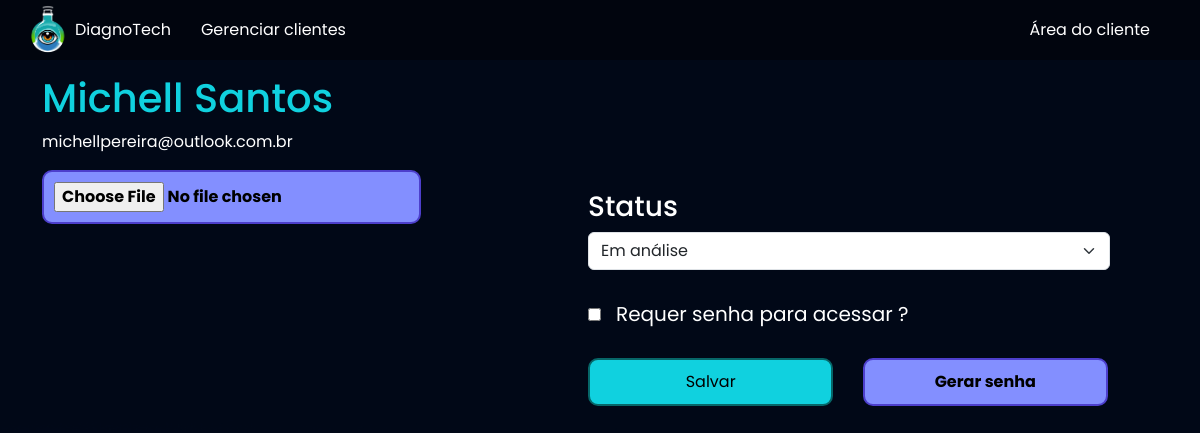
/empresarial/exame_cliente/18 (signed in), run on an earlier commit of the app's database.
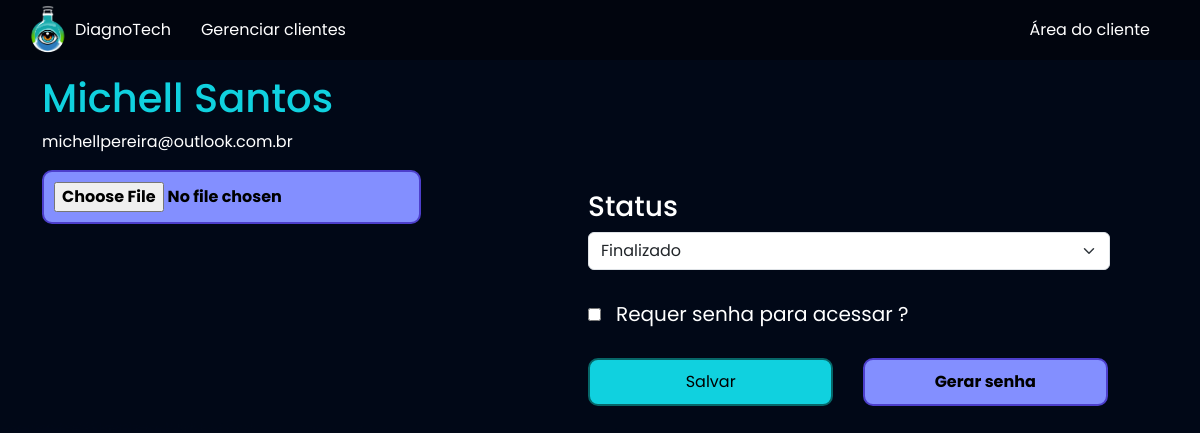
And on a later commit of the database.
### exames/models.py (models this page shows, shortened)
class SolicitacaoExame(models.Model):
    usuario = models.ForeignKey(User, on_delete=models.DO_NOTHING)
    exame = models.ForeignKey(TiposExames, on_delete=models.DO_NOTHING)
    choice_status = (
        ('E', 'Em análise'),
        ('F', 'Finalizado')
    )
    status = models.CharField(max_length=2, choices=choice_status)
    resultado = models.FileField(upload_to="resultados", null=True, blank=True)
    requer_senha = models.BooleanField(default=False)
    senha = models.CharField(max_length=16, null=True, blank=True)

### empresarial/views.py (the view)
# urls.py: path('exame_cliente/<int:exame_id>', views.exame_cliente, name="exame_cliente"),
@staff_member_required
def exame_cliente(request, exame_id):
    exame = SolicitacaoExame.objects.get(id=exame_id)
    return render(request, 'exame_cliente.html', {'exame': exame})

### empresarial/templates/exame_cliente.html (shortened to what this page needs)
{% extends "bases/base.html" %} {% load static %} {% block 'head' %}
<link href="{% static 'exames/css/css.css' %}" rel="stylesheet" />
<link href="{% static 'exames/css/gerenciar_pedidos.css' %}" rel="stylesheet" />
<link href="{% static 'exames/css/gerenciar_exames.css' %}" rel="stylesheet" />
{% endblock 'head' %} {% block 'conteudo' %}
<br />
<div class="container">
  <div class="row">
    <h3 class="font-destaque">{{exame.usuario.get_full_name}}</h3>
    <p>{{exame.usuario.email}}</p>
    <br />
    <div class="row">
      <form action="{% url 'alterar_dados_exame' exame.id %}" method="POST" class="row" enctype="multipart/form-data">
        <div class="col-md-6">
          <input type="FILE" value="Alterar PDF" class="btn-secundario" name="resultado" />
          <br />
          <br />
        </div>
        <div class="col-md-6">
          <h3>Status</h3>
          <select name="status" id="" class="form-select">
            {% if exame.status == 'E' %}
            <option style="color: black;" selected value="E">Em análise</option>
            {% elif exame.status == 'F' %}
            <option style="color: black;" selected value="F">Finalizado</option>
            {% endif %}
          </select>
          <br />
          {% if exame.requer_senha %}
          <input type="checkbox" class="checkbox" name="requer_senha" id="requer_senha" checked /><label
            class="requer_senha" for="requer_senha">Requer senha para acessar ?</label>
          {% else %}
          <input type="checkbox" class="checkbox" name="requer_senha" id="requer_senha" /><label class="requer_senha"
            for="requer_senha">Requer senha para acessar ?</label>
          {% endif %}
          <br />
          <br />
          <div class="buttons">
            <input type="submit" value="Salvar" class="btn-default" style="width: 47%;" />
            <a href="{% url 'gerar_senha' exame.id %}" target="_blank"><input type="button" style="width: 47%;" class="btn-secundario"
                value="Gerar senha"></a>
          </div>
        </div>
      </form>
    </div>
  </div>
  {% endblock 'conteudo' %}

What changed in the data, as far as the page shows it:
changed SolicitacaoExame "Michell Santos": status "Em análise" → "Finalizado"
